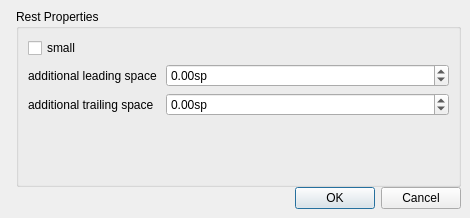
<?xml version="1.0" encoding="UTF-8"?>
<ui version="4.0">
 <class>RestPropertyBase</class>
 <widget class="QDialog" name="RestPropertyBase">
  <property name="geometry">
   <rect>
    <x>0</x>
    <y>0</y>
    <width>470</width>
    <height>218</height>
   </rect>
  </property>
  <property name="windowTitle">
   <string>Chord Properties</string>
  </property>
  <layout class="QHBoxLayout" name="horizontalLayout">
   <property name="spacing">
    <number>0</number>
   </property>
   <property name="margin">
    <number>0</number>
   </property>
   <item>
    <widget class="QLabel" name="label_3">
     <property name="sizePolicy">
      <sizepolicy hsizetype="Fixed" vsizetype="Ignored">
       <horstretch>0</horstretch>
       <verstretch>0</verstretch>
      </sizepolicy>
     </property>
     <property name="text">
      <string/>
     </property>
     <property name="pixmap">
      <pixmap resource="mscore.qrc">:/data/bg1.jpg</pixmap>
     </property>
    </widget>
   </item>
   <item>
    <layout class="QVBoxLayout" name="verticalLayout">
     <property name="margin">
      <number>9</number>
     </property>
     <item>
      <widget class="QGroupBox" name="groupBox">
       <property name="title">
        <string>Rest Properties</string>
       </property>
       <property name="flat">
        <bool>true</bool>
       </property>
       <layout class="QVBoxLayout" name="verticalLayout_2">
        <item>
         <widget class="QCheckBox" name="smallCheckBox">
          <property name="text">
           <string>small</string>
          </property>
         </widget>
        </item>
        <item>
         <layout class="QFormLayout" name="formLayout">
          <item row="0" column="0">
           <widget class="QLabel" name="label">
            <property name="text">
             <string>additional leading space </string>
            </property>
           </widget>
          </item>
          <item row="0" column="1">
           <widget class="QDoubleSpinBox" name="extraLeadingSpace">
            <property name="suffix">
             <string comment="spatium unit">sp</string>
            </property>
            <property name="minimum">
             <double>-99.000000000000000</double>
            </property>
            <property name="singleStep">
             <double>0.100000000000000</double>
            </property>
           </widget>
          </item>
          <item row="1" column="0">
           <widget class="QLabel" name="label_2">
            <property name="text">
             <string>additional trailing space</string>
            </property>
           </widget>
          </item>
          <item row="1" column="1">
           <widget class="QDoubleSpinBox" name="extraTrailingSpace">
            <property name="suffix">
             <string comment="spatium unit">sp</string>
            </property>
            <property name="minimum">
             <double>-99.000000000000000</double>
            </property>
            <property name="singleStep">
             <double>0.100000000000000</double>
            </property>
           </widget>
          </item>
         </layout>
        </item>
        <item>
         <spacer name="verticalSpacer">
          <property name="orientation">
           <enum>Qt::Vertical</enum>
          </property>
          <property name="sizeHint" stdset="0">
           <size>
            <width>20</width>
            <height>21</height>
           </size>
          </property>
         </spacer>
        </item>
       </layout>
      </widget>
     </item>
     <item>
      <widget class="QDialogButtonBox" name="buttonBox">
       <property name="orientation">
        <enum>Qt::Horizontal</enum>
       </property>
       <property name="standardButtons">
        <set>QDialogButtonBox::Cancel|QDialogButtonBox::Ok</set>
       </property>
      </widget>
     </item>
    </layout>
   </item>
  </layout>
 </widget>
 <resources>
  <include location="mscore.qrc"/>
 </resources>
 <connections>
  <connection>
   <sender>buttonBox</sender>
   <signal>accepted()</signal>
   <receiver>RestPropertyBase</receiver>
   <slot>accept()</slot>
   <hints>
    <hint type="sourcelabel">
     <x>248</x>
     <y>254</y>
    </hint>
    <hint type="destinationlabel">
     <x>157</x>
     <y>274</y>
    </hint>
   </hints>
  </connection>
  <connection>
   <sender>buttonBox</sender>
   <signal>rejected()</signal>
   <receiver>RestPropertyBase</receiver>
   <slot>reject()</slot>
   <hints>
    <hint type="sourcelabel">
     <x>316</x>
     <y>260</y>
    </hint>
    <hint type="destinationlabel">
     <x>286</x>
     <y>274</y>
    </hint>
   </hints>
  </connection>
 </connections>
</ui>
